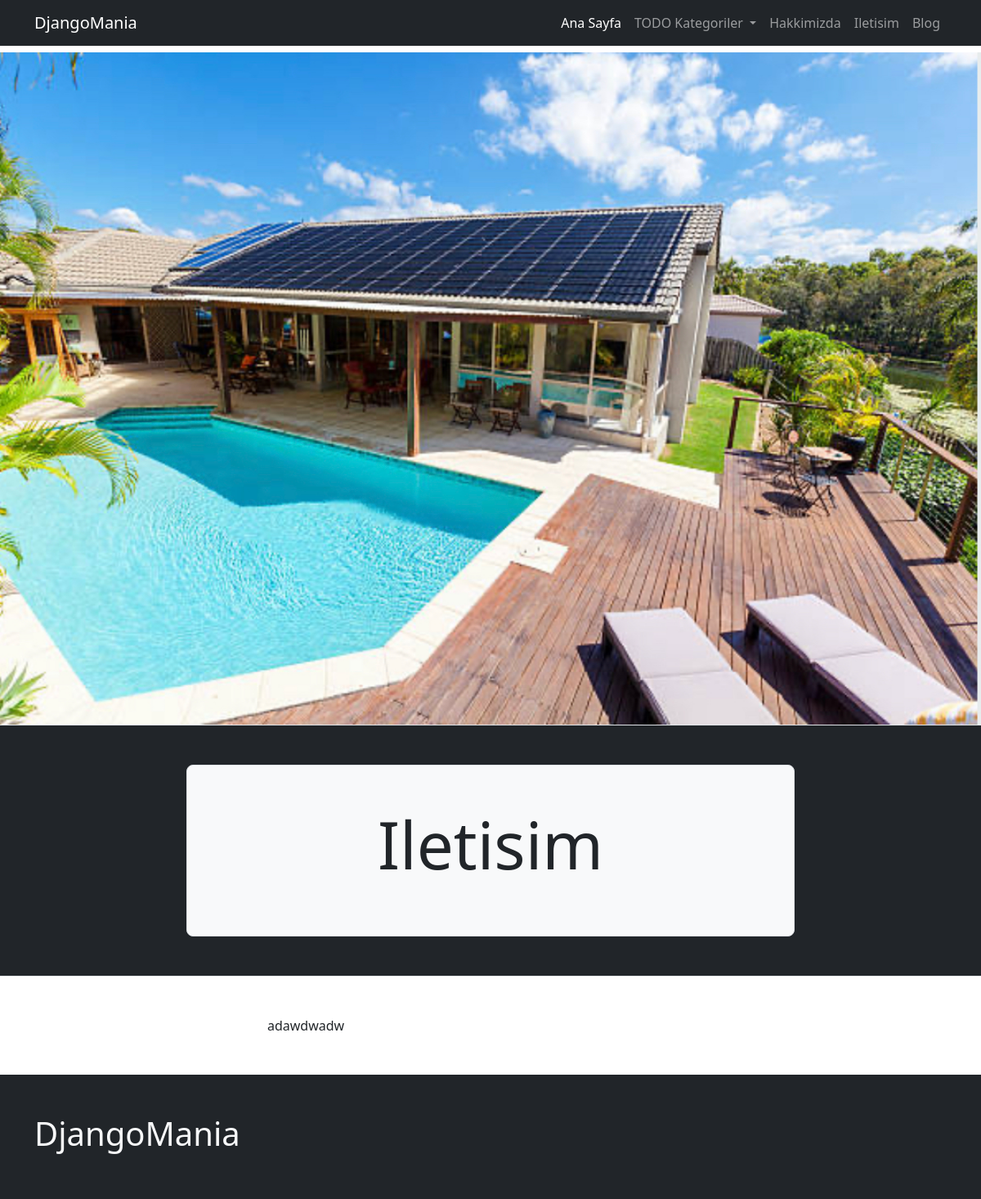
Before: /page/iletisim/ with the older database file.
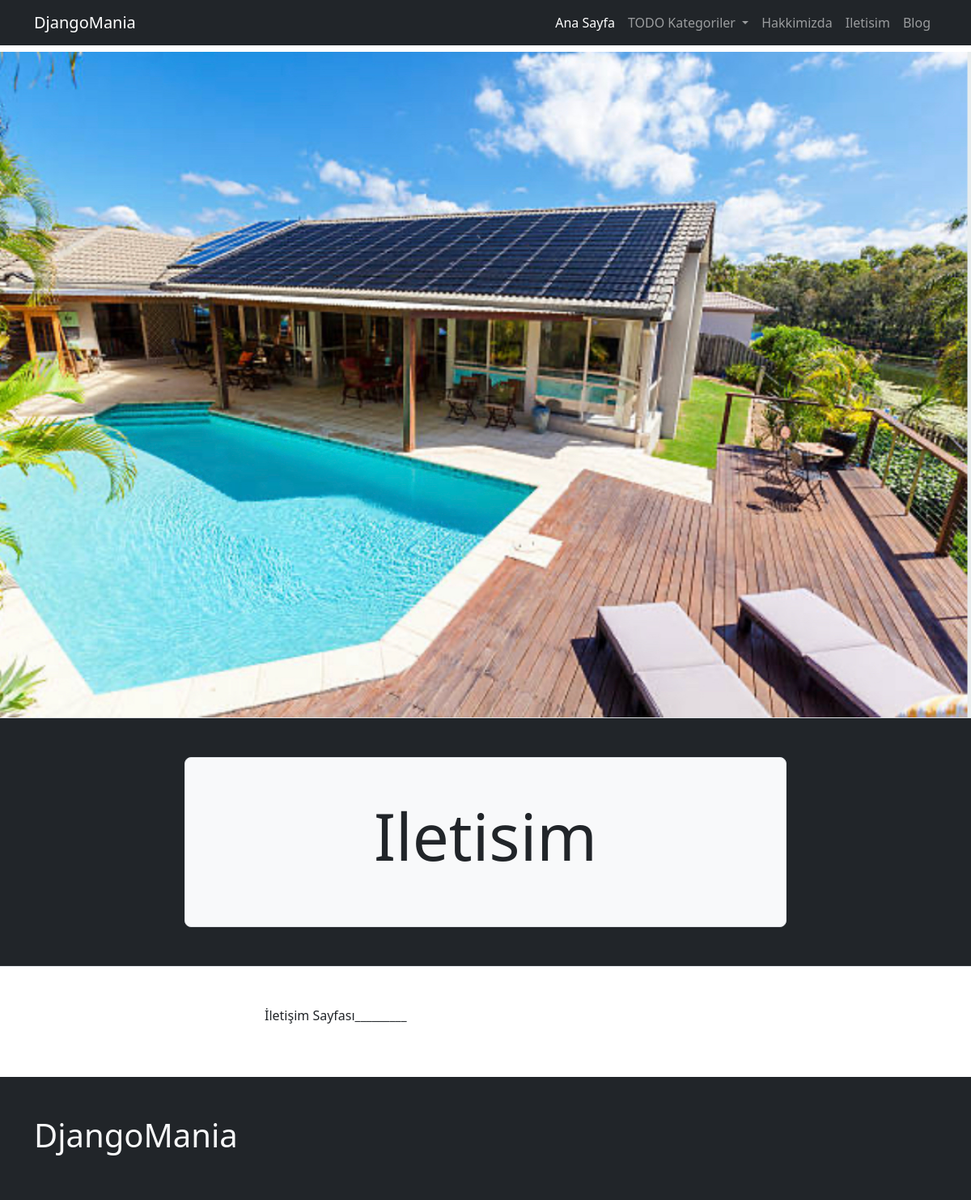
After: the same page with the newer database file.
### pages/models.py (models this page shows, shortened)
class Page(models.Model):
    user = models.ForeignKey(User, on_delete=models.CASCADE)
    slug = AutoSlugField(populate_from='title', unique=True)
    title = models.CharField(max_length=200)
    cover_image = models.ImageField(upload_to='page_image')
    content = HTMLField(blank=True, null=True)
    is_active = models.BooleanField(default=False)
    created_at = models.DateTimeField(auto_now_add=True)
    updated_at = models.DateTimeField(auto_now=True)
    def get_absolute_url(self):
        return reverse(
                'page:page_view',
            kwargs={
                "page_slug": self.slug,
            }
        )

### pages/views.py (the view)
# urls.py: path('<slug:page_slug>/', page_view, name='page_view'),
def page_view (request, page_slug):
    page=get_object_or_404(Page, slug=page_slug)
    context=dict(
        page=page,
    )
    return render(request, "page/page_detail.html", context)

### config/global_context_processors.py (called while the page is built)
def global_todo_categories_context(request):
    return dict(
        global_todo_categories = TodoCategory.objects.filter(is_active=True)
    )

def global_page_context(request):
    return dict(
        global_pages=Page.objects.filter(is_active=True)
    )

### todo/models.py (called while the page is built)
    def get_absolute_url(self):
        return reverse(
            'todo:category_view',
            kwargs={
                "category_slug": self.slug
            }
        )

### pages/templates/page/page_detail.html (shortened to what this page needs)
{% extends 'core/base.html' %}
{% block container-fluid %}
<div class="container-fluid mt-2 mb-5">
    <div class="row">
        <div class="col-sm-12 px-0">
            <img src="{{ page.cover_image.url }}" alt="" class="w-100">
        </div>
    </div>
    {% include 'page/components/hero_component.html' with hero_title=page.title %}
</div>
{% endblock %}
{% block container %}
<div class="row">
    <div class="col-sm-6 offset-sm-3">
        {{ page.content | safe }}
    </div>
</div>
{% endblock %}

### templates/core/navbar.html (shortened to what this page needs)
<nav class="navbar navbar-expand-lg bg-dark navbar-dark">
  <div class="container">
    <a class="navbar-brand" href="/">DjangoMania</a>
    <div class="collapse navbar-collapse" id="navbarNav">
      <ul class="navbar-nav ms-auto">
        <li class="nav-item">
          <a class="nav-link active" aria-current="page" href="/">Ana Sayfa</a>
        </li>
        <li class="nav-item dropdown">
          <a class="nav-link dropdown-toggle" href="#" role="button" data-bs-toggle="dropdown" aria-expanded="false">
            TODO Kategoriler
          </a>
          {% for page in global_pages %}
          <li class="nav-item">
            <a class="nav-link" aria-current="page" href="{{ page.get_absolute_url }}">{{ page.title }}</a>
          </li>
          {% endfor %}
          <li class="nav-item">
            <a class="nav-link" aria-current="page" href="{% url 'blog:all_post_view' %}">Blog</a>
          </li>
      </ul>
    </div>
  </div>
</nav>

### pages/templates/page/components/hero_component.html (shortened to what this page needs)
<div class="row bg-dark p-4 border-top border-bottom mb-2">
    <div class="col-sm-8 offset-sm-2 my-4">
        <div class="h-100 p-5 bg-light border rounded-3">
            <h1 class="display-1 text-center">{{ hero_title }}</h1>
        </div>
    </div>
</div>

Changed rows visible on the page:
changed Page "Iletisim": content "adawdwadw" → "İletişim Sayfası_________"
